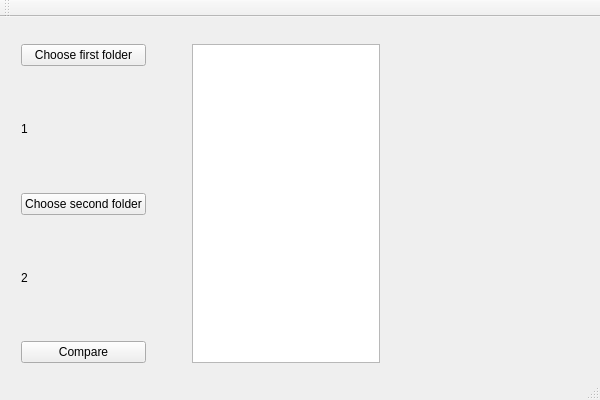
<?xml version="1.0" encoding="UTF-8"?>
<ui version="4.0">
 <class>QtWidgetsApplication1Class</class>
 <widget class="QMainWindow" name="QtWidgetsApplication1Class">
  <property name="geometry">
   <rect>
    <x>0</x>
    <y>0</y>
    <width>600</width>
    <height>400</height>
   </rect>
  </property>
  <property name="windowTitle">
   <string>QtWidgetsApplication1</string>
  </property>
  <widget class="QWidget" name="centralWidget">
   <widget class="QWidget" name="horizontalLayoutWidget">
    <property name="geometry">
     <rect>
      <x>10</x>
      <y>16</y>
      <width>381</width>
      <height>341</height>
     </rect>
    </property>
    <layout class="QHBoxLayout" name="horizontalLayout">
     <item>
      <layout class="QVBoxLayout" name="verticalLayout">
       <item>
        <widget class="QPushButton" name="folder1Button">
         <property name="text">
          <string>Choose first folder</string>
         </property>
         <property name="checkable">
          <bool>false</bool>
         </property>
        </widget>
       </item>
       <item>
        <spacer name="verticalSpacer">
         <property name="orientation">
          <enum>Qt::Vertical</enum>
         </property>
         <property name="sizeHint" stdset="0">
          <size>
           <width>20</width>
           <height>40</height>
          </size>
         </property>
        </spacer>
       </item>
       <item>
        <widget class="QLabel" name="path1Label">
         <property name="text">
          <string>1</string>
         </property>
         <property name="wordWrap">
          <bool>true</bool>
         </property>
        </widget>
       </item>
       <item>
        <spacer name="verticalSpacer_2">
         <property name="orientation">
          <enum>Qt::Vertical</enum>
         </property>
         <property name="sizeHint" stdset="0">
          <size>
           <width>20</width>
           <height>40</height>
          </size>
         </property>
        </spacer>
       </item>
       <item>
        <widget class="QPushButton" name="folder2Button">
         <property name="text">
          <string>Choose second folder</string>
         </property>
        </widget>
       </item>
       <item>
        <spacer name="verticalSpacer_3">
         <property name="orientation">
          <enum>Qt::Vertical</enum>
         </property>
         <property name="sizeHint" stdset="0">
          <size>
           <width>20</width>
           <height>40</height>
          </size>
         </property>
        </spacer>
       </item>
       <item>
        <widget class="QLabel" name="path2Label">
         <property name="enabled">
          <bool>true</bool>
         </property>
         <property name="text">
          <string>2</string>
         </property>
         <property name="wordWrap">
          <bool>true</bool>
         </property>
        </widget>
       </item>
       <item>
        <spacer name="verticalSpacer_4">
         <property name="orientation">
          <enum>Qt::Vertical</enum>
         </property>
         <property name="sizeHint" stdset="0">
          <size>
           <width>20</width>
           <height>40</height>
          </size>
         </property>
        </spacer>
       </item>
       <item>
        <widget class="QPushButton" name="compareButton">
         <property name="text">
          <string>Compare</string>
         </property>
        </widget>
       </item>
      </layout>
     </item>
     <item>
      <spacer name="horizontalSpacer">
       <property name="orientation">
        <enum>Qt::Horizontal</enum>
       </property>
       <property name="sizeHint" stdset="0">
        <size>
         <width>108</width>
         <height>51</height>
        </size>
       </property>
      </spacer>
     </item>
     <item>
      <widget class="QTextEdit" name="resultOuttputWidget">
       <property name="overwriteMode">
        <bool>true</bool>
       </property>
      </widget>
     </item>
    </layout>
   </widget>
  </widget>
  <widget class="QToolBar" name="mainToolBar">
   <attribute name="toolBarArea">
    <enum>TopToolBarArea</enum>
   </attribute>
   <attribute name="toolBarBreak">
    <bool>false</bool>
   </attribute>
  </widget>
  <widget class="QStatusBar" name="statusBar"/>
 </widget>
 <layoutdefault spacing="6" margin="11"/>
 <resources>
  <include location="../SearchIndeticalApplication.qrc"/>
 </resources>
 <connections/>
</ui>
